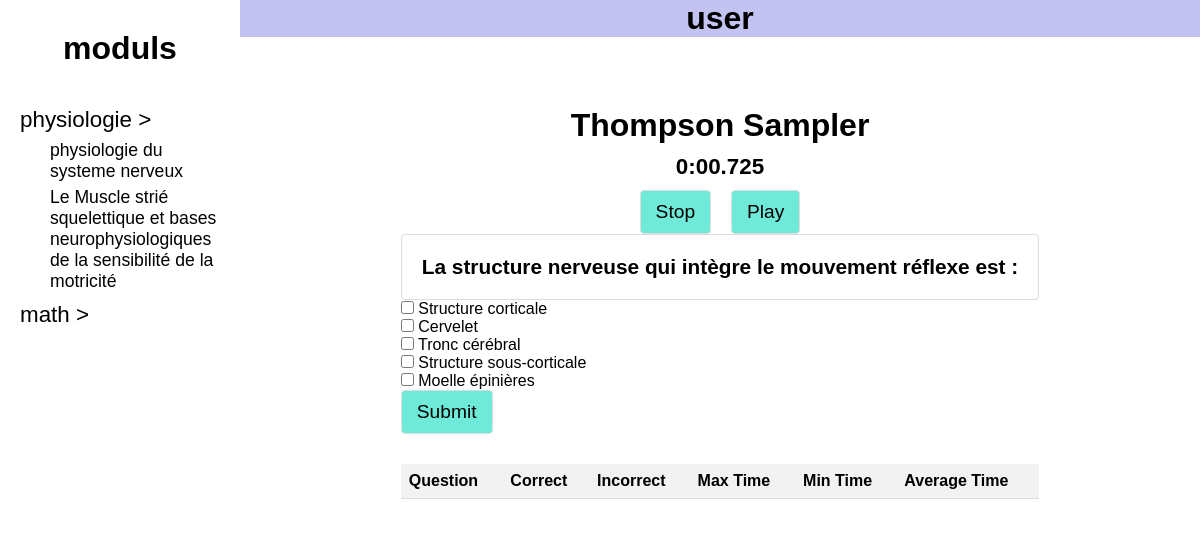
The page /module/physiologie/courses/physiologie du systeme nerveux on the database as committed earlier.
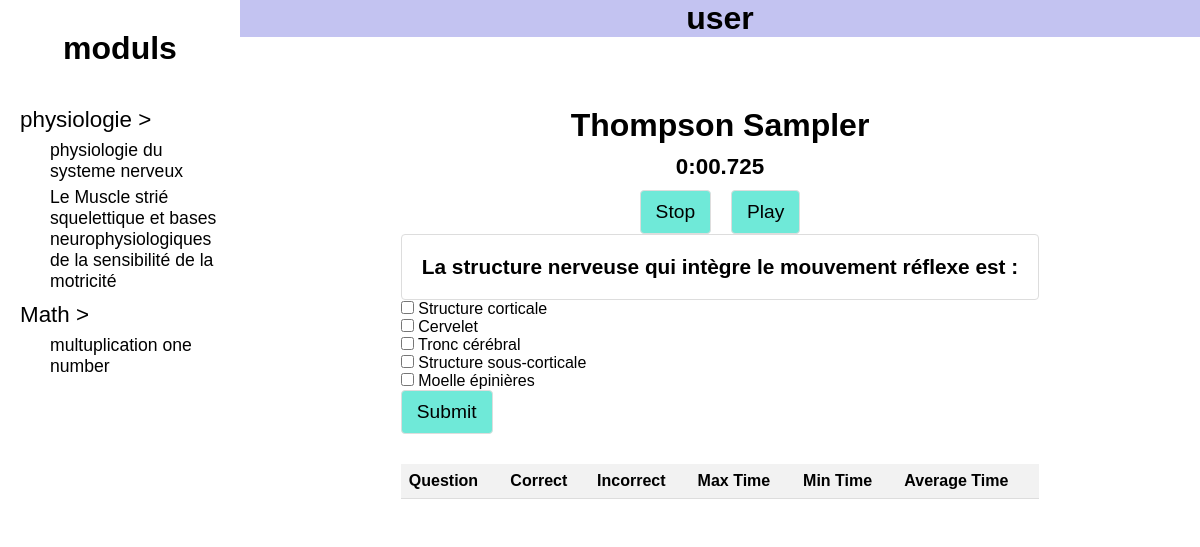
The same page on the database as committed later.
### app/models.py (models this page shows, shortened)
class Module(models.Model):
    name = models.CharField(max_length=100)

class Course(models.Model):
    module = models.ForeignKey(Module, on_delete=models.CASCADE)
    name = models.CharField(max_length=100)

class Question(models.Model):
    COURSE_QUESTION_TYPES = (
        ("qcm", "Multiple Choice"),
        ("one_word", "One Word Response"),
    )
    course = models.ForeignKey(Course, on_delete=models.CASCADE)
    question_type = models.CharField(max_length=10, choices=COURSE_QUESTION_TYPES)
    text = models.TextField()

### app/views.py (the view)
def prepare_exam_q_learning(request, module_name, course_name):
    global questions, sampler
    if request.method == "POST":
        time_taken = float(request.POST.get("time"))
        answer = request.POST.getlist("answer[]")
        correct_answer = questions[int(request.POST.get("arm"))]["correct_answer"]
        success = is_correct(answer, correct_answer)
        sampler.update(
            int(request.POST.get("arm")),
            sampler.get_reward(success, int(request.POST.get("arm")), time_taken),
        )
        feedback = (
            [0, "You answered correctly!"]
            if success
            else [1, solution(questions[int(request.POST.get("arm"))])]
        )
        arm = sampler.select_action(int(request.POST.get("arm")))
        question = questions[arm]["question"]
        possible_choses = questions[arm]["possible_choses"]
        results = []
        for i, q in enumerate(questions):
            incorrect = sampler.failures[i]
            correct = sampler.successes[i]
            times = sampler.times[i]
            total_time = sum(times)
            avg_time = total_time / len(times) if times else 0
            results.append(
                {
                    "question": q["question"],
                    "correct": correct,
                    "incorrect": incorrect,
                    "max_time": max(times) if times else 0,
                    "min_time": min(times) if times else 0,
                    "average_time": avg_time,
                }
            )
        return render(
            request,
            "index_copy copy.html",
            {
                "courses": get_courses(),
                "question": question,
                "possible_choses": random.sample(possible_choses, len(possible_choses)),
                "arm": arm,
                "feedback": feedback,
                "results": results,
            },
        )
    else:
        questions = get_data_from_db(module_name, course_name, "qcm")
        sampler = Q_learning(questions)
        arm = sampler.select_action()
        question = questions[arm]["question"]
        possible_choses = questions[arm]["possible_choses"]
        return render(
            request,
            "index_copy copy.html",
            {
                "courses": get_courses(),
                "question": question,
                "possible_choses": random.sample(possible_choses, len(possible_choses)),
                "arm": arm,
                "feedback": [0, ""],
            },
        )

### app/classes/q_learning.py (called while the page is built)
    def print_q_table(self):
        for q in self.q_table:
            print(q, end=" - ")
        print("\n")

### app/templatetags/custom_filters.py (called while the page is built)
@register.filter
def concat(value, arg):
    return str(arg) + str(value)

### app/views.py (called while the page is built)
def get_data_from_db(module, course, type):
    module_model = Module.objects.get(name=module)
    course_model = Course.objects.get(name=course, module=module_model)
    questions = Question.objects.filter(course=course_model,question_type=type)
    questions_list = []
    for question in questions:
        questions_list.append(
            {
                "question": question.text,
                "possible_choses": list(
                    PossibleChoice.objects.filter(question=question).values_list(
                        "choice_text", "choice_value"
                    ),
                ),
                "correct_answer": list(
                    CorrectAnswer.objects.filter(question=question).values_list(
                        "answer_value", flat=True
                    )
                ),
            }
        )
    return questions_list

def get_courses():
    modules = list(Module.objects.filter())
    courses = {}
    for module in modules:
        courses[module.name] = []
        for course in list(Course.objects.filter(module=module)):
            courses[module.name].append(course.name)
    return courses

### templates/index_copy copy.html (shortened to what this page needs)
{% extends "base/base.html" %}
{% load custom_filters %}
{% load static %}
{% block styles_content %}
    <link rel="stylesheet" href="{% static 'css/exam.css' %}">
{% endblock styles_content %}
{% block body_conten %}
    <div class="container">
        <h1>Thompson Sampler</h1>
        <div id="timer">00:00.000</div>
        <div class="c-timer">
            <button id="stop">Stop</button>
            <button id="play">Play</button>
        </div>
        <form method="POST" >
            <p class="question">{{ question }}</p>
            {% for chose in possible_choses %}
            <input type="checkbox" id={{chose.1|concat:"chose"}} name="answer[]" value={{chose.1}}>
            <label for={{chose.1|concat:"chose"}}>{{chose.0}}</label><br>
            {% endfor %}
            <input type="submit" id="submit" value="Submit">
        </form>
        {% if feedback %}
            {% if feedback.0 == 0 %}
        <p class="feedback-success">{{ feedback.1 }}</p>
        {% else %}
        <p class="feedback-error">{{ feedback.1 }}</p>
        {% endif %}
        {% endif %}
        <table>
            <thead>
                <tr>
                    <th>Question</th>
                    <th>Correct</th>
                    <th>Incorrect</th>
                    <th>Max Time</th>
                    <th>Min Time</th>
                    <th>Average Time</th>
                </tr>
            </thead>
        </table>
    </div>
{% endblock body_conten %}

### templates/base/base.html (shortened to what this page needs)
{% load static %}
<!DOCTYPE html>
<html lang="en">
  <head>
    <link rel="stylesheet" href="{% static 'css/base.css' %}">
    <link rel="stylesheet" href="{% static 'css/cours_list.css' %}">
    {% block styles_content %}{% endblock styles_content %}
  </head>
  <body>
    <div class="container1">
      <div class="moduls">
        <h1 class="title">moduls</h1>
        <ul class="items">
          {% for key,val in courses.items %}
           <li class="item"><a href="{% url 'module' module_name=key %}"><span>{{key}} ></a></span>
            <ul class="subitems">
              {% for va in val %}
                <li class="subitem"><a href="{% url 'course' module_name=key course_name=va %}">{{va}}</a></li>
              {% endfor %}
            </ul>
          </li>
          {% endfor %}
        </ul>
      </div>
      <div class="main">
        <div class="user">
          <h1>user</h1>
        </div>
        <div class="exam">
         {% block body_conten %}{% endblock body_conten %}
        </div>
      </div>
    </div>
  </body>
</html>

### static/css/base.css (style rules this page uses)
* { margin: 0; padding: 0; box-sizing: border-box; text-decoration: none; list-style: none; color: black }

### static/css/cours_list.css (style rules this page uses)
.container1 { display: flex; height: 100vh; width: 100vw; }
.moduls { width: 300px; display: flex; flex-direction: column; }
.moduls .title { text-align: center; margin: 30px 0; }
.moduls .items { margin: 0 20px; }
.moduls .items .item { font-size: 1.4rem; margin: 10px 0; }
.moduls .items .item span,.moduls .items .item .subitems .subitem { cursor: pointer; }
.moduls .subitems { font-size: 1.1rem; margin-top: 7px; }
.moduls .subitems .subitem { margin: 5px 0; margin-left: 30px; }
.main { display: flex; flex-direction: column; width: 100%; height: 100%; }
.user { background-color: rgb(195, 195, 241); }
.exam { background-color: white; margin: 50px auto; overflow-y: auto; }

### static/css/exam.css (style rules this page uses)
body { font-family: Arial, sans-serif; }
.container { max-width: 800px; margin: 0 auto; padding: 20px; display: flex; flex-direction: column; align-items: center; }
h1 { text-align: center; }
.question { padding: 20px; font-size: 1.3rem; font-weight: bold; border: 1px solid #ddd; border-radius: 4px; }
input[type="number"], input[type="submit"], button { padding: 10px 15px; margin-bottom: 10px; border-radius: 4px; border: 1px solid #ddd; }
#timer { font-size: 1.4rem; margin: 10px 10px; font-weight: bold; }
.c-timer { display: flex; justify-content: center; align-items: center; }
.c-timer button { margin: 0 10px; }
input[type="submit"], button { background-color: rgb(111, 233, 216); color: black; font-size: 1.2rem; cursor: pointer; }
.feedback-success { font-size: 1.2rem; font-weight: bold; text-align: center; padding: 10px; color: green; }
table { border-collapse: collapse; width: 100%; }
th, td { padding: 8px; text-align: left; border-bottom: 1px solid #ddd; }
th { background-color: #f2f2f2; }

Rows that differ between the two databases and show on the page:
removed Module: courses "math"
added Module: courses "Math"
added Course: val "multuplication one number"
